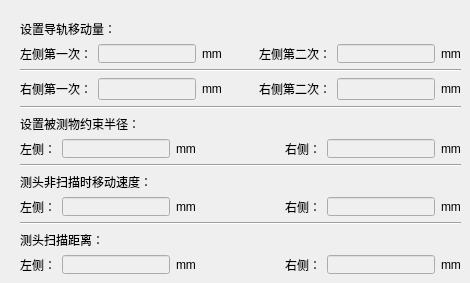
     <widget class="QWidget" name="tab_11">
      <attribute name="title">
       <string>工步1</string>
      </attribute>
      <widget class="QWidget" name="layoutWidget_3">
       <property name="geometry">
        <rect>
         <x>20</x>
         <y>20</y>
         <width>441</width>
         <height>254</height>
        </rect>
       </property>
       <layout class="QVBoxLayout" name="verticalLayout_9">
        <item>
         <layout class="QVBoxLayout" name="verticalLayout_51">
          <item>
           <widget class="QLabel" name="label_272">
            <property name="text">
             <string>设置导轨移动量：</string>
            </property>
           </widget>
          </item>
          <item>
           <layout class="QHBoxLayout" name="horizontalLayout_39">
            <item>
             <widget class="QLabel" name="label_273">
              <property name="text">
               <string>左侧第一次：</string>
              </property>
             </widget>
            </item>
            <item>
             <widget class="QLineEdit" name="VerticalLeftRunFirst_StepOne">
              <property name="enabled">
               <bool>false</bool>
              </property>
              <property name="text">
               <string/>
              </property>
             </widget>
            </item>
            <item>
             <widget class="QLabel" name="label_274">
              <property name="text">
               <string>mm</string>
              </property>
             </widget>
            </item>
            <item>
             <spacer name="horizontalSpacer_54">
              <property name="orientation">
               <enum>Qt::Horizontal</enum>
              </property>
              <property name="sizeHint" stdset="0">
               <size>
                <width>40</width>
                <height>20</height>
               </size>
              </property>
             </spacer>
            </item>
            <item>
             <widget class="QLabel" name="label_275">
              <property name="text">
               <string>左侧第二次：</string>
              </property>
             </widget>
            </item>
            <item>
             <widget class="QLineEdit" name="VerticalLeftRunSecond_StepOne">
              <property name="enabled">
               <bool>false</bool>
              </property>
              <property name="text">
               <string/>
              </property>
             </widget>
            </item>
            <item>
             <widget class="QLabel" name="label_276">
              <property name="text">
               <string>mm</string>
              </property>
             </widget>
            </item>
           </layout>
          </item>
         </layout>
        </item>
        <item>
         <layout class="QVBoxLayout" name="verticalLayout_10">
          <item>
           <widget class="Line" name="line_33">
            <property name="orientation">
             <enum>Qt::Horizontal</enum>
            </property>
           </widget>
          </item>
          <item>
           <layout class="QHBoxLayout" name="horizontalLayout_7">
            <item>
             <widget class="QLabel" name="label_277">
              <property name="text">
               <string>右侧第一次：</string>
              </property>
             </widget>
            </item>
            <item>
             <widget class="QLineEdit" name="VerticalRightRunFirst_StepOne">
              <property name="enabled">
               <bool>false</bool>
              </property>
              <property name="text">
               <string/>
              </property>
             </widget>
            </item>
            <item>
             <widget class="QLabel" name="label_278">
              <property name="text">
               <string>mm</string>
              </property>
             </widget>
            </item>
            <item>
             <spacer name="horizontalSpacer_55">
              <property name="orientation">
               <enum>Qt::Horizontal</enum>
              </property>
              <property name="sizeHint" stdset="0">
               <size>
                <width>40</width>
                <height>20</height>
               </size>
              </property>
             </spacer>
            </item>
            <item>
             <widget class="QLabel" name="label_279">
              <property name="text">
               <string>右侧第二次：</string>
              </property>
             </widget>
            </item>
            <item>
             <widget class="QLineEdit" name="VerticalRightRunSecond_StepOne">
              <property name="enabled">
               <bool>false</bool>
              </property>
              <property name="text">
               <string/>
              </property>
             </widget>
            </item>
            <item>
             <widget class="QLabel" name="label_280">
              <property name="text">
               <string>mm</string>
              </property>
             </widget>
            </item>
           </layout>
          </item>
         </layout>
        </item>
        <item>
         <widget class="Line" name="line_34">
          <property name="orientation">
           <enum>Qt::Horizontal</enum>
          </property>
         </widget>
        </item>
        <item>
         <layout class="QVBoxLayout" name="verticalLayout_52">
          <item>
           <widget class="QLabel" name="label_281">
            <property name="text">
             <string>设置被测物约束半径：</string>
            </property>
           </widget>
          </item>
          <item>
           <layout class="QHBoxLayout" name="horizontalLayout_67">
            <item>
             <widget class="QLabel" name="label_282">
              <property name="text">
               <string>左侧：</string>
              </property>
             </widget>
            </item>
            <item>
             <widget class="QLineEdit" name="VerticalLeftRestrictRadius_StepOne">
              <property name="enabled">
               <bool>false</bool>
              </property>
              <property name="text">
               <string/>
              </property>
             </widget>
            </item>
            <item>
             <widget class="QLabel" name="label_283">
              <property name="text">
               <string>mm</string>
              </property>
             </widget>
            </item>
            <item>
             <spacer name="horizontalSpacer_56">
              <property name="orientation">
               <enum>Qt::Horizontal</enum>
              </property>
              <property name="sizeHint" stdset="0">
               <size>
                <width>40</width>
                <height>20</height>
               </size>
              </property>
             </spacer>
            </item>
            <item>
             <widget class="QLabel" name="label_284">
              <property name="text">
               <string>右侧：</string>
              </property>
             </widget>
            </item>
            <item>
             <widget class="QLineEdit" name="VerticalRightRestrictRadius_StepOne">
              <property name="enabled">
               <bool>false</bool>
              </property>
              <property name="text">
               <string/>
              </property>
             </widget>
            </item>
            <item>
             <widget class="QLabel" name="label_285">
              <property name="text">
               <string>mm</string>
              </property>
             </widget>
            </item>
           </layout>
          </item>
         </layout>
        </item>
        <item>
         <widget class="Line" name="line_35">
          <property name="orientation">
           <enum>Qt::Horizontal</enum>
          </property>
         </widget>
        </item>
        <item>
         <layout class="QVBoxLayout" name="verticalLayout_53">
          <item>
           <widget class="QLabel" name="label_286">
            <property name="text">
             <string>测头非扫描时移动速度：</string>
            </property>
           </widget>
          </item>
          <item>
           <layout class="QHBoxLayout" name="horizontalLayout_68">
            <item>
             <widget class="QLabel" name="label_287">
              <property name="text">
               <string>左侧：</string>
              </property>
             </widget>
            </item>
            <item>
             <widget class="QLineEdit" name="VerticalLeftCameraNoScanSpeed_StepOne">
              <property name="enabled">
               <bool>false</bool>
              </property>
              <property name="text">
               <string/>
              </property>
             </widget>
            </item>
            <item>
             <widget class="QLabel" name="label_288">
              <property name="text">
               <string>mm</string>
              </property>
             </widget>
            </item>
            <item>
             <spacer name="horizontalSpacer_57">
              <property name="orientation">
               <enum>Qt::Horizontal</enum>
              </property>
              <property name="sizeHint" stdset="0">
               <size>
                <width>40</width>
                <height>20</height>
               </size>
              </property>
             </spacer>
            </item>
            <item>
             <widget class="QLabel" name="label_289">
              <property name="text">
               <string>右侧：</string>
              </property>
             </widget>
            </item>
            <item>
             <widget class="QLineEdit" name="VerticalRightCameraNoScanSpeed_StepOne">
              <property name="enabled">
               <bool>false</bool>
              </property>
              <property name="text">
               <string/>
              </property>
             </widget>
            </item>
            <item>
             <widget class="QLabel" name="label_290">
              <property name="text">
               <string>mm</string>
              </property>
             </widget>
            </item>
           </layout>
          </item>
         </layout>
        </item>
        <item>
         <widget class="Line" name="line_10">
          <property name="orientation">
           <enum>Qt::Horizontal</enum>
          </property>
         </widget>
        </item>
        <item>
         <layout class="QVBoxLayout" name="verticalLayout_54">
          <item>
           <widget class="QLabel" name="label_291">
            <property name="text">
             <string>测头扫描距离：</string>
            </property>
           </widget>
          </item>
          <item>
           <layout class="QHBoxLayout" name="horizontalLayout_69">
            <item>
             <widget class="QLabel" name="label_292">
              <property name="text">
               <string>左侧：</string>
              </property>
             </widget>
            </item>
            <item>
             <widget class="QLineEdit" name="VerticalLeftCameraScan_StepOne">
              <property name="enabled">
               <bool>false</bool>
              </property>
              <property name="text">
               <string/>
              </property>
             </widget>
            </item>
            <item>
             <widget class="QLabel" name="label_293">
              <property name="text">
               <string>mm</string>
              </property>
             </widget>
            </item>
            <item>
             <spacer name="horizontalSpacer_58">
              <property name="orientation">
               <enum>Qt::Horizontal</enum>
              </property>
              <property name="sizeHint" stdset="0">
               <size>
                <width>40</width>
                <height>20</height>
               </size>
              </property>
             </spacer>
            </item>
            <item>
             <widget class="QLabel" name="label_294">
              <property name="text">
               <string>右侧：</string>
              </property>
             </widget>
            </item>
            <item>
             <widget class="QLineEdit" name="VerticalRightCameraScan_StepOne">
              <property name="enabled">
               <bool>false</bool>
              </property>
              <property name="text">
               <string/>
              </property>
             </widget>
            </item>
            <item>
             <widget class="QLabel" name="label_295">
              <property name="text">
               <string>mm</string>
              </property>
             </widget>
            </item>
           </layout>
          </item>
         </layout>
        </item>
       </layout>
      </widget>
     </widget>
